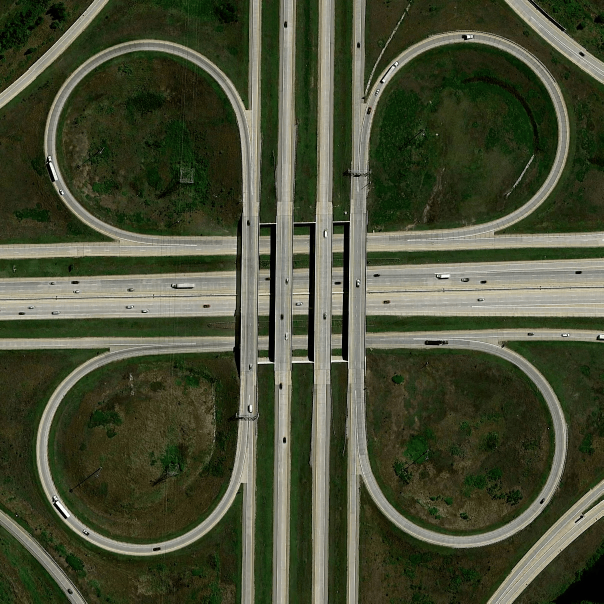
#> input picture CV/NOTES/assignment-1-oops-moment-main/Cloverleaf Bridge/cloverleaf_interchange.png, 1207 x 1207 px (shown at 1/2 size)
$ jupyter execute q1.ipynb
#> lines starting #> are read from the running program, lines starting #| are printed output that depends on the picture; after the words box and inside, x2 and y2 are one past the last pixel; in counts of white or black regions, pixels touching at a corner belong together
## Import the Libraries

[cell 1]
import cv2
import numpy as np
import matplotlib.pyplot as plt

## Section 2.1.1 Image Loading and Exploration

[cell 2]
image_path = "cloverleaf_interchange.png"

[cell 3]
def load_cloverleaf_image(image_path):
    """
    Reads the cloverleaf image, displays it, and provides basic information.
    Parameters:
        image_path (str): Path to the input image.
    Returns:
        np.ndarray: Loaded image.
    """
    # Load the image in color mode
    image = cv2.imread(image_path, cv2.IMREAD_COLOR)

    if image is None:
        raise FileNotFoundError(f"Image at path '{image_path}' could not be loaded.")

    # Display the original image
    plt.figure(figsize=(6, 6))
    plt.imshow(cv2.cvtColor(image, cv2.COLOR_BGR2RGB))
    plt.title("Original Image")
    plt.axis('off')
    plt.show()

    # Provide basic information about the image
    print(f"Image Dimensions: {image.shape}")
    for i, color in enumerate(['Blue', 'Green', 'Red']):
        print(f"{color} Channel - Pixel Value Range: {image[:,:,i].min()} to {image[:,:,i].max()}")
        print(f"{color} Channel - Mean Pixel Value: {image[:,:,i].mean():.2f}")
        print(f"{color} Channel - Standard Deviation of Pixel Values: {image[:,:,i].std():.2f}")

    return image

[cell 4]
def calculate_histogram(image):
    """
    Computes the histogram of an image manually.
    Parameters:
        image (np.ndarray): Input grayscale image.
    Returns:
        np.ndarray: Histogram of pixel intensities.
    """
    # Initialize an array to store pixel intensity counts
    histogram = np.zeros(256, dtype=int)

    # Count the occurrences of each pixel intensity
    for value in image.flatten():
        histogram[value] += 1

    return histogram

[cell 5]
# Load a color image
image = cv2.imread(image_path)
#> image is the input picture: shape (1207, 1207, 3); mean B, G, R 53.8, 77.6, 72.3

# Split the image into its B, G, R channels
B, G, R = cv2.split(image)
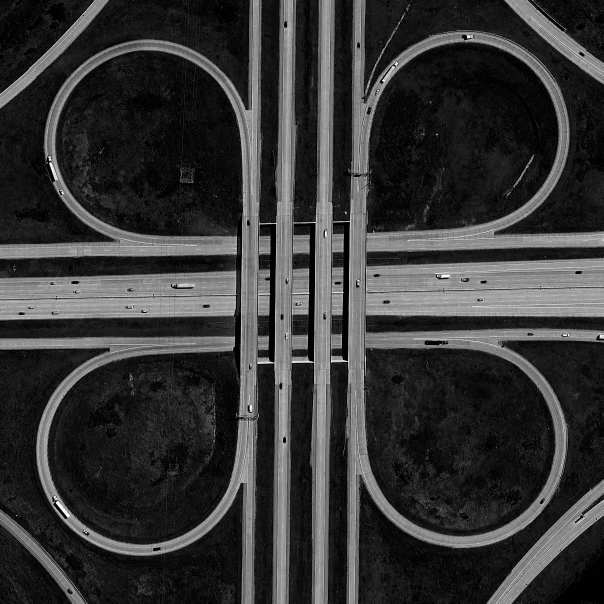
#> B: shape (1207, 1207) (shown at 1/2 size); min 0, max 249, mean 53.8
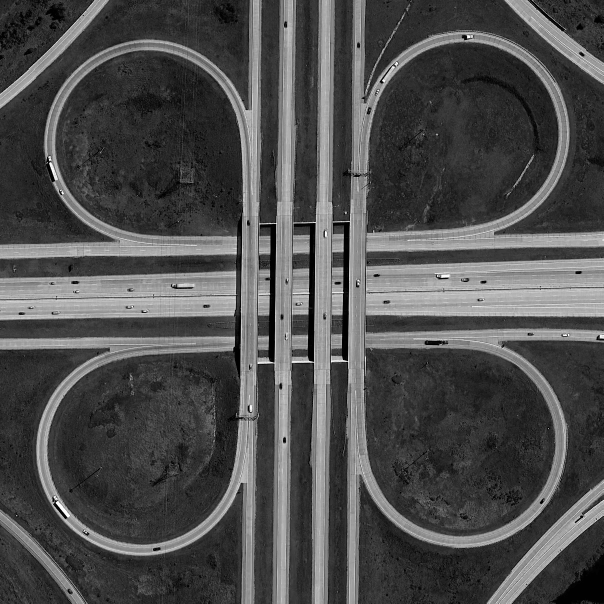
#> G: shape (1207, 1207) (shown at 1/2 size); min 1, max 253, mean 77.6
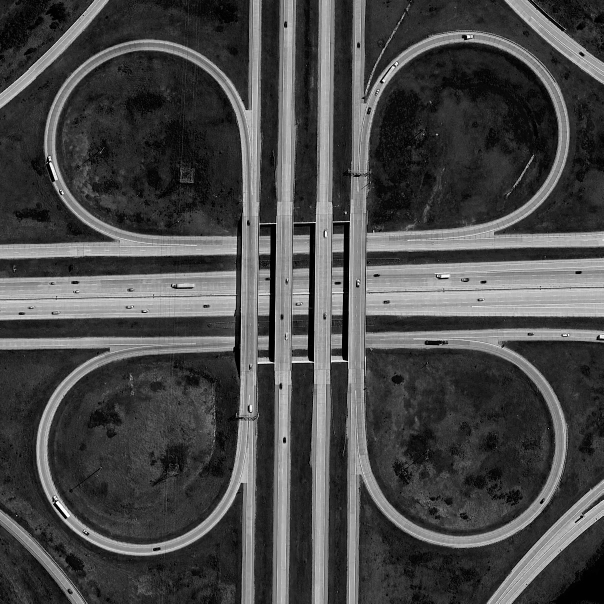
#> R: shape (1207, 1207) (shown at 1/2 size); min 1, max 250, mean 72.3

# Now B, G, and R are separate 2D arrays
print(B.shape)
#| (1207, 1207)
print(G.shape)
#| (1207, 1207)
print(R.shape)
#| (1207, 1207)
#| Image Dimensions: (1207, 1207, 3)
#> the loop in load_cloverleaf_image, `for i, color in enumerate(['Blue', 'Green', 'Red']):` made 3 passes
#| Blue Channel - Pixel Value Range: 0 to 249
#| Blue Channel - Mean Pixel Value: 53.78
#| Blue Channel - Standard Deviation of Pixel Values: 56.64
#| Green Channel - Pixel Value Range: 1 to 253
#| Green Channel - Mean Pixel Value: 77.64
#| Green Channel - Standard Deviation of Pixel Values: 52.81
#| Red Channel - Pixel Value Range: 1 to 250
#| Red Channel - Mean Pixel Value: 72.30
#| Red Channel - Standard Deviation of Pixel Values: 57.87

[cell 6]
def plot_histograms(image):
    """
    Plots separate histograms for each channel of an RGB image calculated manually and using OpenCV.
    Parameters:
        image (np.ndarray): Input RGB image.
    """
    # Check if the image has 3 channels
    if len(image.shape) != 3 or image.shape[2] != 3:
        raise ValueError("Input image must be a 3-channel RGB image.")

    channels = ['Blue', 'Green', 'Red']
    for i, channel in enumerate(cv2.split(image)):
        # Calculate histograms
        manual_histogram = calculate_histogram(channel)
        opencv_histogram = cv2.calcHist([channel], [0], None, [256], [0, 256]).flatten()

        # parameters: image, channels, mask, histSize, ranges ([0] channel means we need to calculate for first channel for gray scale image it would be always 0)

        # Plot manual histogram
        plt.figure(figsize=(10, 4))
        plt.subplot(1, 2, 1)
        plt.plot(manual_histogram, color='blue')
        plt.title(f"Manual Histogram - {channels[i]} Channel")
        plt.xlabel("Pixel Intensity")
        plt.ylabel("Frequency")
        plt.grid(True)

        # Plot OpenCV histogram
        plt.subplot(1, 2, 2)
        plt.plot(opencv_histogram, color='red', linestyle='dashed')
        plt.title(f"OpenCV Histogram - {channels[i]} Channel")
        plt.xlabel("Pixel Intensity")
        plt.ylabel("Frequency")
        plt.grid(True)

        plt.tight_layout()
        plt.show()
#> this loop made 3 passes
#> pass 1, in plot_histograms, `plt.show()`:
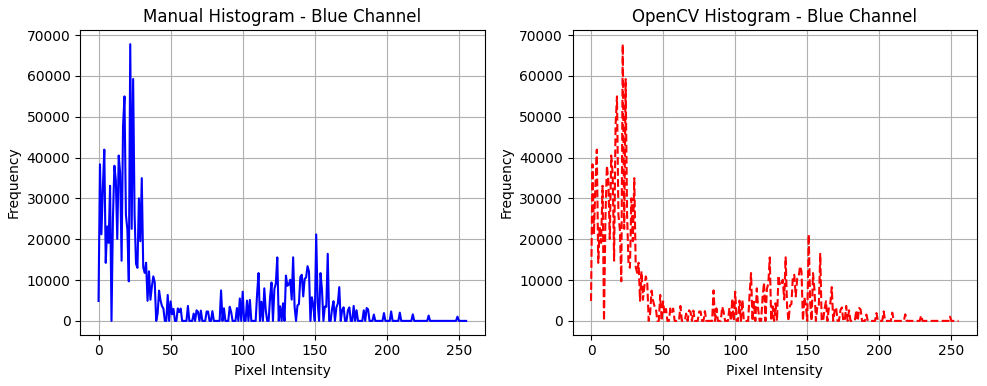
#> figure drawn by matplotlib, 2 panels; panel 1: curve peaks at x = 22, y = 67766; panel 2: curve peaks at x = 22, y = 67766
#> pass 2, in plot_histograms, `plt.show()`:
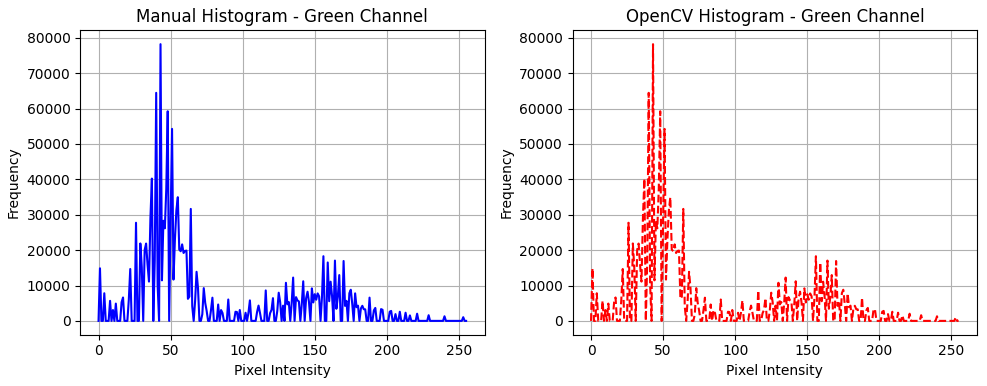
#> figure drawn by matplotlib, 2 panels; panel 1: curve peaks at x = 43, y = 78203; panel 2: curve peaks at x = 43, y = 78203

[cell 7]
image = load_cloverleaf_image(image_path)

[cell 8]
plot_histograms(image)

The histogram implemented by openCv is similar to one implemented manually.

[cell 9]
def preprocess_image(image_path):
    """
    Preprocess the image to enhance it for the detection of clover leaves.
    Applies color conversion, noise reduction, and edge detection.
    Displays the preprocessed image after each major step.
    Args:
        image_path (str): Path to the input image.

    Returns:
        edges (numpy.ndarray): Edge-detected image.
        processed_image (numpy.ndarray): Preprocessed image for visualization.
    """
#> called with image_path = 'cloverleaf_interchange.png'
    # Load the image
    image = cv2.imread(image_path)

    # 1. Convert to Grayscale
    gray = cv2.cvtColor(image, cv2.COLOR_BGR2GRAY)
    plt.figure(figsize=(10, 5))
    plt.subplot(1, 3, 1)
    plt.title("Grayscale Image")
    plt.imshow(gray, cmap='gray')
    plt.axis('off')

    # 2. Noise Reduction (Gaussian Blur)
    blurred = cv2.GaussianBlur(gray, (5, 5), 2)
    plt.subplot(1, 3, 2)
    plt.title("Blurred Image")
    plt.imshow(blurred, cmap='gray')
    plt.axis('off')

    # 3. Edge Detection (Canny)
    edges = cv2.Canny(blurred, 50, 150)
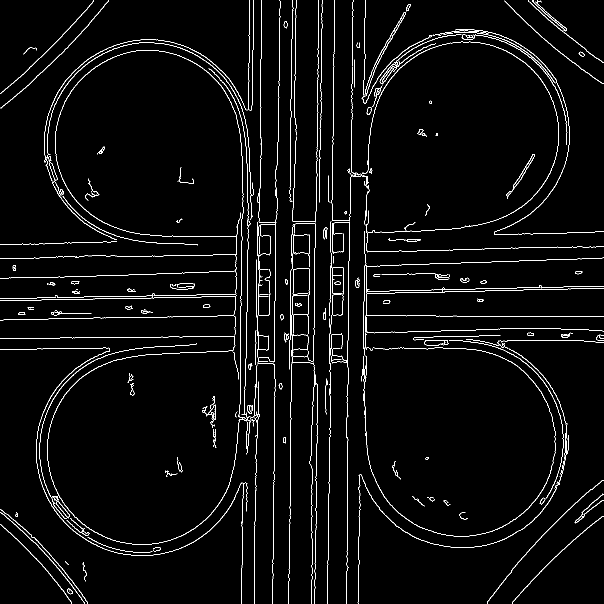
#> edges: shape (1207, 1207) (shown at 1/2 size); 3.1% white in thin lines or dots
    plt.subplot(1, 3, 3)
    plt.title("Edge Detection")
    plt.imshow(edges, cmap='gray')
    plt.axis('off')

    plt.show()
    return edges, image

[cell 10]
edges,original_image=preprocess_image(image_path)

[cell 11]
def detect_cloverleaves(edges, original_image):
    """
    Detect circular structures (clover leaves) in the edge-detected image.
    Visualize the detected circles on the original image.

    Args:
        edges (numpy.ndarray): Edge-detected image.
        original_image (numpy.ndarray): Original input image.

    Returns:
        output_image (numpy.ndarray): Image with detected circles marked.
        circles (list): List of detected circles with their centers and radii.
    """
    # Copy original image for visualization
    output = original_image.copy()

    # Apply Hough Circle Transform
    # The function returns a list of detected circles. Each circle is represented as a 3-element vector ((x_{center}, y_{center}, radius)).

    circles = cv2.HoughCircles(
        edges,
        cv2.HOUGH_GRADIENT,
        dp=1.2,
        minDist=100,      # Minimum distance between circle centers
        param1=50,        # Gradient value for edge detection
        param2=30,        # Accumulator threshold for circle detection, lower value for more circles (false positives)
        minRadius=205,     # Minimum radius of circles
        maxRadius=213     # Maximum radius of circles
    )
#> circles = [[282.6, 900.6, 211], [923.4, 886.2, 209.7], [930.6, 269.4, 207], [299.4, 292.2, 205.7]]

    # Draw the detected circles
    if circles is not None:
        circles = np.uint16(np.around(circles))
#> circles = [[283, 901, 211], [923, 886, 210], [931, 269, 207], [299, 292, 206]]
        for i in circles[0, :]:
            # Draw the outer circle
            cv2.circle(output, (i[0], i[1]), i[2], (0, 255, 0), 2)
            # Draw the center of the circle with radius2 and thickness 3
            cv2.circle(output, (i[0], i[1]), 2, (0, 0, 255), 3)
#> this loop made 4 passes
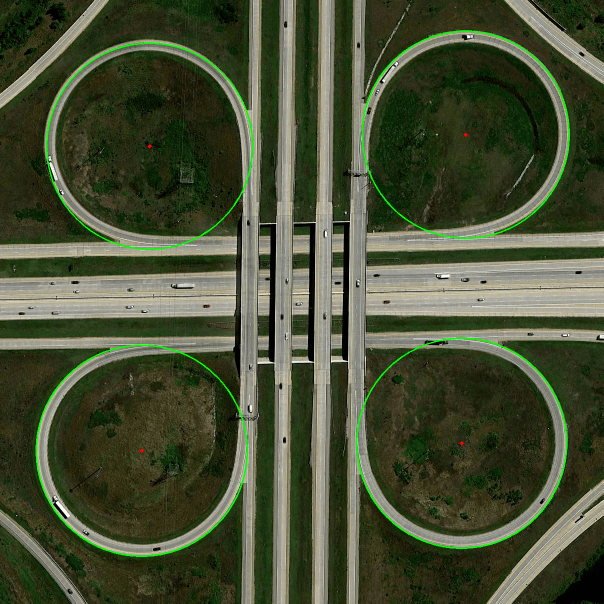
#> output: shape (1207, 1207, 3) (shown at 1/2 size); 1.09% of pixels changed, all inside (x1, y1, x2, y2) = (71, 61, 1140, 1114)

    # Display the result
    plt.figure(figsize=(10, 5))
    plt.title("Detected Clover Leaves")
    plt.imshow(cv2.cvtColor(output, cv2.COLOR_BGR2RGB))
    plt.axis('off')
    plt.show()

    return output, circles

[cell 12]
output_image, circles = detect_cloverleaves(edges, original_image)

## Analysis and Justification for Cloverleaf Detection

### 1. Impact of Preprocessing Techniques

Preprocessing plays a crucial role in enhancing the image for cloverleaf detection:

- **Grayscale Conversion**: Simplifies the image by removing unnecessary color information, making it easier to focus on structural features.

- **Gaussian Blur**: Reduces noise in the image, which helps avoid the detection of false circles caused by random variations in pixel intensities.Initially, many unnecessary circles were being detected due to noise. Applying Gaussian blur significantly reduced these false detections.

- **Edge Detection (Canny)**: Highlights the boundaries of shapes, making it easier to detect circular structures in the image.

### 2. Method and Parameter Choices
- **Method**: The Hough Circle Transform was used for circle detection, as it is robust for detecting circular shapes in noisy or cluttered images.
- **Parameter Choices**:
  - `dp=1.2`: Maintains a good balance between resolution and computational cost for the accumulator matrix.
  - `minDist=100`: Ensures that circles are not detected too close to each other, preventing overlap.
  - `param1=50`: Threshold for edge detection, chosen to balance between under-detection and over-detection of edges.
  - `param2=30`: Determines the sensitivity for circle detection; smaller values reduce false positives.
  - `minRadius=205` and `maxRadius=213`: Manually adjusted to include only the cloverleaf shapes while excluding smaller or larger circular structures. Adjusting the `minRadius` and `maxRadius` values ensured that only cloverleaf shapes were detected.

### 3. Challenges and Potential Failures
- **Challenges**:
  - Overlapping circles or distorted shapes: Some cloverleaf shapes were overlapping and they deviate from perfect circularity, causing detection challenges.

  - False detections: The algorithm initially detected many other circular features due to noise or artifacts, which were filtered by fine-tuning the preprocessing and detection parameters.

- **Potential Failures**:
  - The algorithm might fail in cases where **manual radius estimation** is not feasible (e.g., dynamic detection in varying images). Without proper radius constraints, it may detect unwanted circular features.

  - Uneven lighting or shadows in the image might affect the performance of edge detection, leading to missed or inaccurate detections.

  - Algorithm would have to tuned when detecting circles of variable radius since in that case the radius would have to be estimated dynamically, different for each circle.

[cell 13]
def calculate_radii_and_visualize(circles, original_image):
    """
    Calculate the radii of detected circles and visualize them with their centers and radii labeled.

    Args:
        circles (list): List of detected circles with their centers and radii.
        original_image (numpy.ndarray): Original input image.

    Returns:
        radii (list): List of radii (in pixels) for each detected circle.
    """
    # Copy the original image for visualization
    output = original_image.copy()
    radii = []

    if circles is not None:
        circles = np.uint16(np.around(circles))
        for idx, circle in enumerate(circles[0, :]):
            center = (circle[0], circle[1])  # Circle center (x, y)
            radius = circle[2]              # Circle radius

            # Add radius to the list
            radii.append(radius)

            # Draw the circle and its center
            cv2.circle(output, center, radius, (0, 255, 0), 2)  # Circle
            cv2.circle(output, center, 2, (0, 0, 255), 3)       # Center

            # Label the radius on the image
            label = f"R{idx + 1}={radius} px"
            label_position = (center[0] - 60, center[1] - 20)  # Adjust label position
            font_scale = 0.8
            font_thickness = 2
            text_color = (255, 255, 0)
            cv2.putText(output, label, label_position, cv2.FONT_HERSHEY_SIMPLEX,
                        font_scale, text_color, font_thickness, cv2.LINE_AA)
#> this loop made 4 passes
#> (center, radius, label, label_position) on passes 1 to 4: ((283, 901), 211, 'R1=211 px', (223, 881)), ((923, 886), 210, 'R2=210 px', (863, 866)), ((931, 269), 207, 'R3=207 px', (871, 249)), ((299, 292), 206, 'R4=206 px', (239, 272))
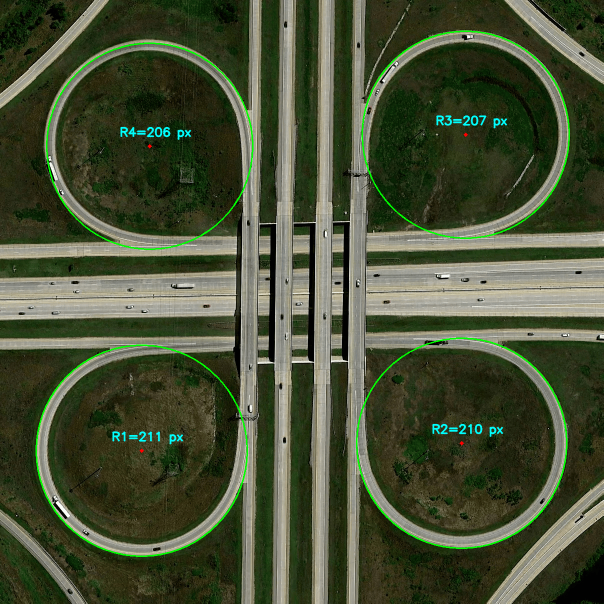
#> output: shape (1207, 1207, 3) (shown at 1/2 size); 1.53% of pixels changed, all inside (x1, y1, x2, y2) = (71, 61, 1140, 1114)
#> after the loop, radii = [211, 210, 207, 206]

    # Display the result
    plt.figure(figsize=(12, 6))
    plt.title("Detected Circles with Labeled Radii")
    plt.imshow(cv2.cvtColor(output, cv2.COLOR_BGR2RGB))
    plt.axis('off')
    plt.show()

    # Print the radii
    for idx, radius in enumerate(radii):
        print(f"Circle {idx + 1}: Radius = {radius:.2f} pixels")
#> this loop made 4 passes
#> radius on passes 1 to 4: 211, 210, 207, 206
#| Circle 1: Radius = 211.00 pixels
#| Circle 2: Radius = 210.00 pixels
#| Circle 3: Radius = 207.00 pixels
#| Circle 4: Radius = 206.00 pixels

    return radii

[cell 14]
radii = calculate_radii_and_visualize(circles, original_image)
#> radii = [211, 210, 207, 206]

## Section 2.2.3: Explanation of Radius Calculation

### 1. Chosen Detection Method
- **Hough Circle Transform**: Detects circular shapes and provides their center coordinates `(x, y)` and radius `(r)`.

### 2. Assumptions
- Cloverleaves are near-circular, allowing reliance on radius estimation.
- Radius is consistent across the detected circle's edge.

### 3. Sources of Error
- Distorted or incomplete cloverleaves may result in inaccurate radius estimation.
- Noise or incorrect preprocessing can lead to false detections or incorrect radii.

[cell 15]
def calculate_area_from_radii(radii):
    """
    Calculate the approximate area of each detected cloverleaf based on its radius.

    Args:
        radii (list): List of radii (in pixels) for the detected circles.

    Returns:
        areas (list): List of areas (in square pixels) for each detected circle.
    """
    areas = []
    for idx, radius in enumerate(radii):
        # Calculate the area using A = πr^2
        area = np.pi * (radius ** 2)
        areas.append(area)

        # Print the area
        print(f"Circle {idx + 1}: Approximate Area = {area:.2f} square pixels")
#> this loop made 4 passes
#> (radius, area) on passes 1 to 4: (211, 139866.8), (210, 138544.2), (207, 134614.1), (206, 133316.6)
#| Circle 1: Approximate Area = 139866.85 square pixels
#| Circle 2: Approximate Area = 138544.24 square pixels
#| Circle 3: Approximate Area = 134614.10 square pixels
#| Circle 4: Approximate Area = 133316.63 square pixels
#> after the loop, areas = [139866.8, 138544.2, 134614.1, 133316.6]

    return areas

[cell 16]
areas = calculate_area_from_radii(radii)
#> areas = [139866.8, 138544.2, 134614.1, 133316.6]

[cell 17]
def calculate_area_from_pixels(circles, image_shape):
    """
    Calculate the approximate area of each detected cloverleaf by counting pixels within the detected regions.

    Args:
        circles (list): List of detected circles with their centers and radii.
        image_shape (tuple): Shape of the input image (height, width).

    Returns:
        areas (list): List of areas (in square pixels) for each detected circle.
    """
#> called with circles = array of shape (1, 4, 3), image_shape = (1207, 1207, 3)
    if circles is None:
        print("No circles detected.")
        return []

    areas = []
    mask = np.zeros(image_shape[:2], dtype=np.uint8)

    circles = np.uint16(np.around(circles))
    for idx, circle in enumerate(circles[0, :]):
        center = (circle[0], circle[1])
        radius = circle[2]

        # Create a binary mask for the current circle
        cv2.circle(mask, center, radius, 255, -1)  # -1 to fill the circle

        # Count non-zero pixels in the mask
        area = np.sum(mask == 255)
        areas.append(area)

        # Reset the mask for the next circle
        mask.fill(0)

        # Print the area
        print(f"Circle {idx + 1}: Pixel Count Area = {area:.2f} square pixels")
#> this loop made 4 passes
#> (center, radius, area) on passes 1 to 4: ((283, 901), 211, 139809), ((923, 886), 210, 138505), ((931, 269), 207, 134565), ((299, 292), 206, 133301)
#| Circle 1: Pixel Count Area = 139809.00 square pixels
#| Circle 2: Pixel Count Area = 138505.00 square pixels
#| Circle 3: Pixel Count Area = 134565.00 square pixels
#| Circle 4: Pixel Count Area = 133301.00 square pixels
#> mask: shape (1207, 1207); every value is 0
#> after the loop, areas = [139809, 138505, 134565, 133301]
